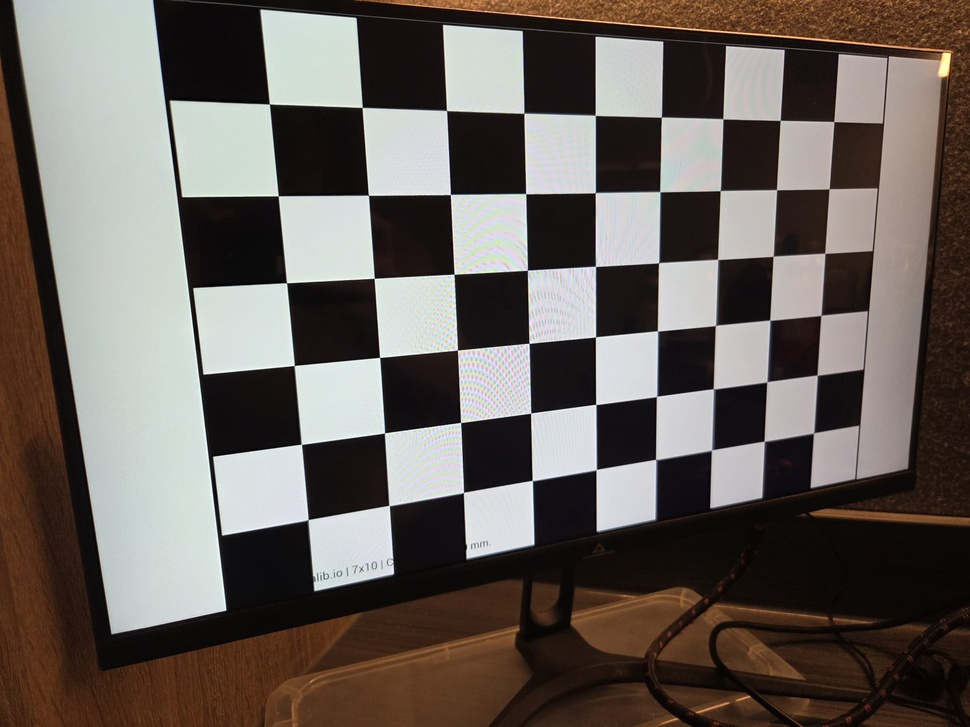
#> input picture coursework2_ dataset/FD/without_object/FD_without_object_01.jpeg, 970 x 727 px, shrunk from 2000 x 1500 before the run; its folder holds only this picture in this run
$ python Task3_calibration.py
#> lines starting #> are read from the running program, lines starting #| are printed output that depends on the picture; after the words box and inside, x2 and y2 are one past the last pixel; in counts of white or black regions, pixels touching at a corner belong together; long printed decimals are rounded
import cv2
import numpy as np
import glob
import os
import matplotlib.pyplot as plt

# -------------------------
# SETTINGS
# -------------------------

# Path to checkerboard images (use WITHOUT object images ideally)
image_folder = "../dataset/FD/without_object/*.jpeg"

# Checkerboard size (number of inner corners)
CHECKERBOARD = (9,6)   # change if your grid is different

# Square size (optional, only affects scale)
square_size = 1.0


# -------------------------
# PREPARE OBJECT POINTS
# -------------------------

objp = np.zeros((CHECKERBOARD[0]*CHECKERBOARD[1],3), np.float32)
objp[:,:2] = np.mgrid[0:CHECKERBOARD[0],0:CHECKERBOARD[1]].T.reshape(-1,2)
objp *= square_size

objpoints = []
imgpoints = []

images = glob.glob(image_folder)

print(f"Found {len(images)} calibration images")


# -------------------------
# DETECT CHECKERBOARD
# -------------------------

for fname in images:

    img = cv2.imread(fname)
#> img is the input picture: shape (727, 970, 3); mean B, G, R 91.7, 97, 104.6
    gray = cv2.cvtColor(img, cv2.COLOR_BGR2GRAY)
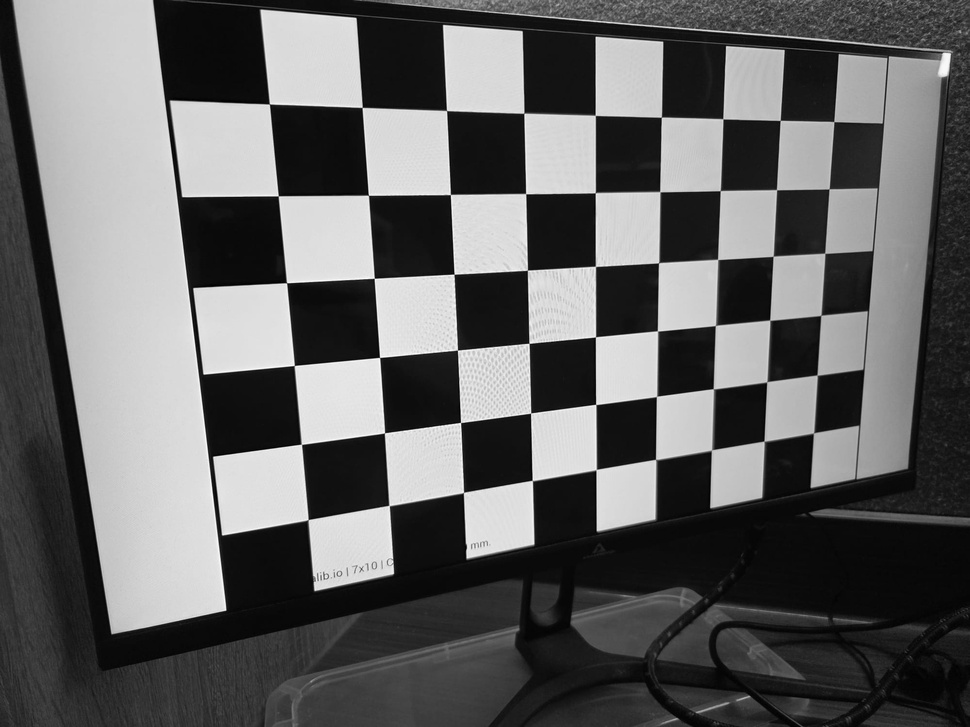
#> gray: shape (727, 970); min 0, max 255, mean 98.6

    ret, corners = cv2.findChessboardCorners(gray, CHECKERBOARD, None)
#> ret = True; corners = 54 rows, first 8: [269.2, 103.9], [362.1, 107.2], [446.6, 110.5], [524, 113], [594.8, 114.8], [658, 121], [727, 122], [779.7, 120.7]

    if ret:

        objpoints.append(objp)
        imgpoints.append(corners)

        # draw corners for visualization
        cv2.drawChessboardCorners(img, CHECKERBOARD, corners, ret)
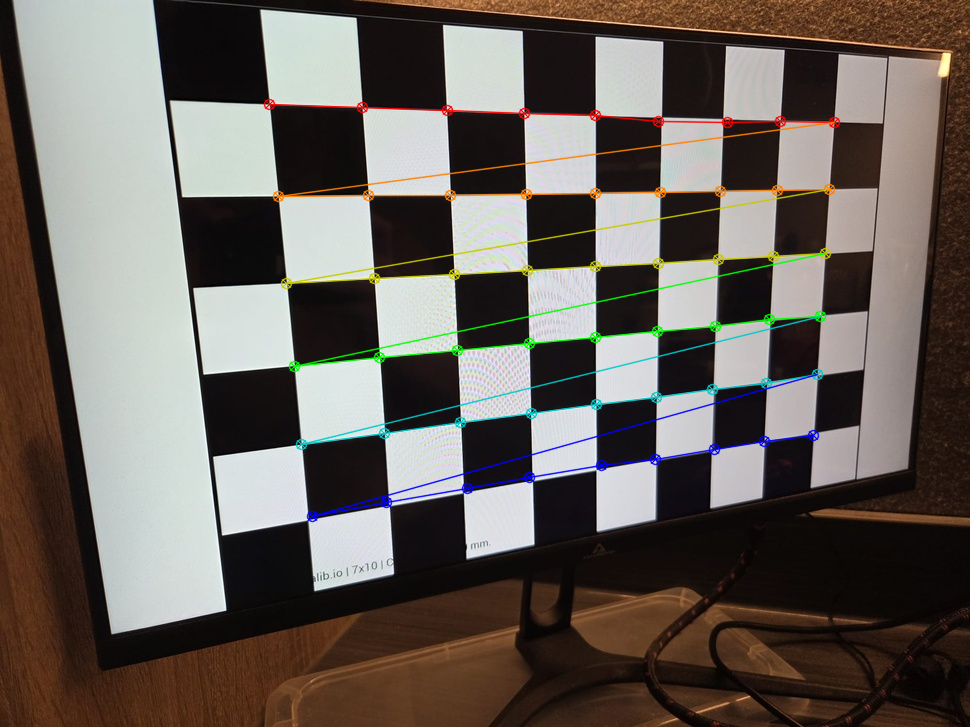
#> img: shape (727, 970, 3); 3.1% of pixels changed, all inside (x1, y1, x2, y2) = (263, 98, 841, 523)

        plt.figure(figsize=(6,6))
        plt.imshow(cv2.cvtColor(img, cv2.COLOR_BGR2RGB))
        plt.title("Detected Checkerboard")
        plt.axis("off")
        plt.show()

print(f"Valid checkerboard detections: {len(objpoints)}")


# -------------------------
# CALIBRATE CAMERA
# -------------------------

ret, camera_matrix, dist_coeffs, rvecs, tvecs = cv2.calibrateCamera(
    objpoints, imgpoints, gray.shape[::-1], None, None
)
#> ret = 1.79; camera_matrix = [[729.4, 0, 532], [0, 700, 372.2], [0, 0, 1]]; dist_coeffs = [[0.166, -1.03, -0.00207, 0.00519, 2.17]]; rvecs = ([0.205, -0.403, -0.066],); tvecs = ([-2.86, -3.02, 7.99],)

print("\nCamera Matrix:")
print(camera_matrix)
#| [[729.358    0.         532.049]
#|  [  0.         699.985 372.174]
#|  [  0.           0.           1.        ]]

print("\nDistortion Coefficients:")
print(dist_coeffs)
#| [[ 1.65843143e-01 -1.03047934e+00 -2.06604251e-03  5.19165147e-03
#|    2.16659610e+00]]


# -------------------------
# UNDISTORT EXAMPLE IMAGE
# -------------------------

test_img = cv2.imread(images[0])
h, w = test_img.shape[:2]
#> h = 727; w = 970

newcameramtx, roi = cv2.getOptimalNewCameraMatrix(
    camera_matrix, dist_coeffs, (w,h), 1, (w,h)
)
#> newcameramtx = [[766.5, 0, 523.6], [0, 708.1, 370.7], [0, 0, 1]]; roi = (157, 126, 762, 491)

undistorted = cv2.undistort(test_img, camera_matrix, dist_coeffs, None, newcameramtx)
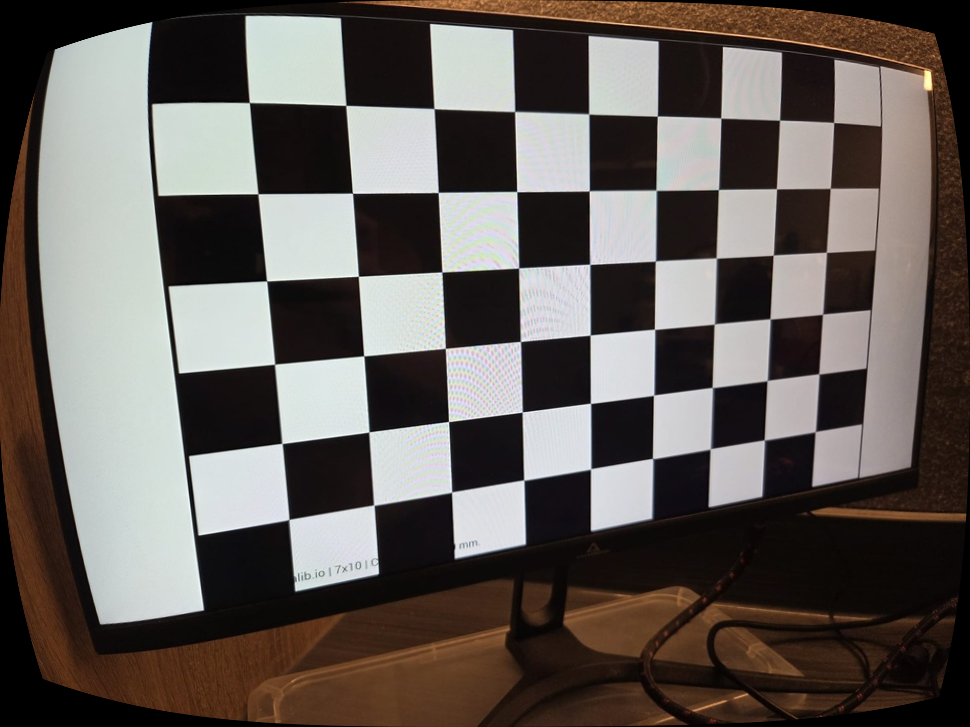
#> undistorted: shape (727, 970, 3); mean B, G, R 88.4, 92.9, 99.4

# Show comparison
plt.figure(figsize=(12,5))

plt.subplot(1,2,1)
plt.imshow(cv2.cvtColor(test_img, cv2.COLOR_BGR2RGB))
plt.title("Original Image")
plt.axis("off")

plt.subplot(1,2,2)
plt.imshow(cv2.cvtColor(undistorted, cv2.COLOR_BGR2RGB))
plt.title("Undistorted Image")
plt.axis("off")

plt.tight_layout()
plt.show()
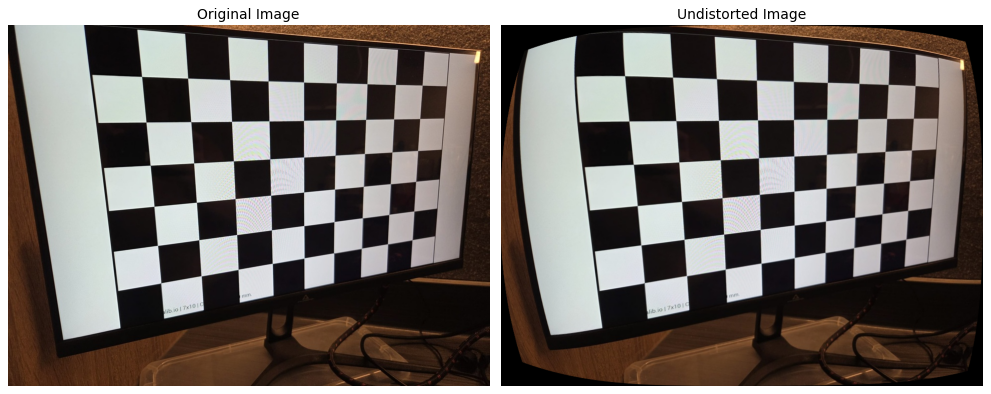
#> figure drawn by matplotlib, 2 panels

$ run again, on coursework2_ dataset/FD/without_object/FD_without_object_05.jpeg
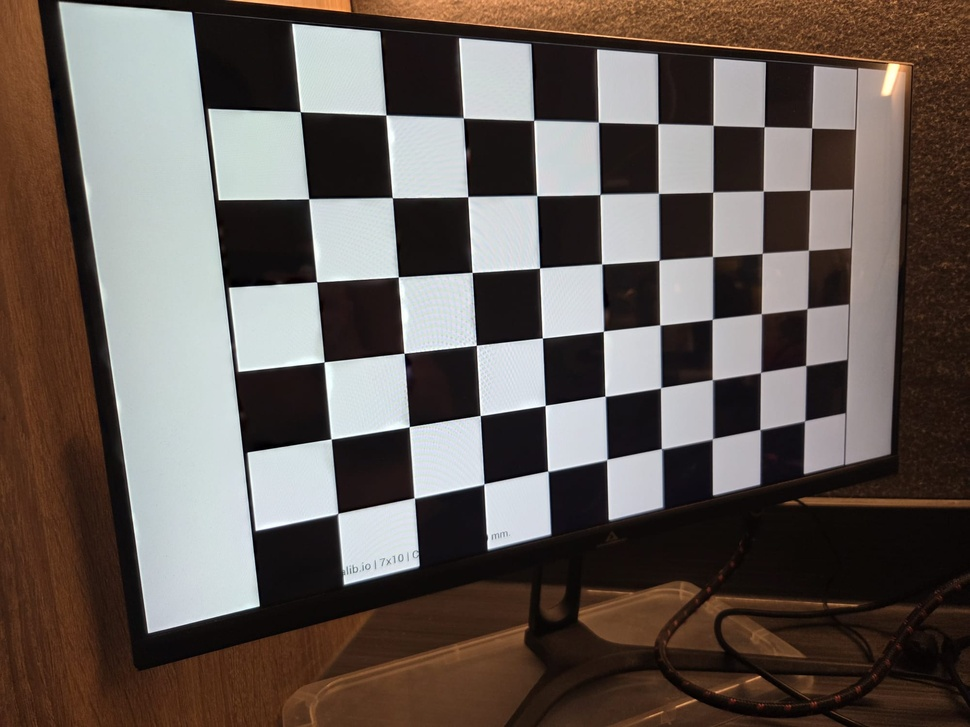
#> input picture coursework2_ dataset/FD/without_object/FD_without_object_05.jpeg, 970 x 727 px, shrunk from 2000 x 1500 before the run
#> img is the input picture: shape (727, 970, 3); mean B, G, R 86.6, 91.9, 101.5
#> `ret, corners = cv2.findChessboardCorners(gray, CHECKERBOARD, None)`: ret = True; corners = 54 rows, first 8: [300.5, 111.9], [380, 120], [470, 124], [529, 126], [605, 128], [658.5, 123.4], [713.6, 125.7], [764.5, 126.3]
#> `cv2.drawChessboardCorners(img, CHECKERBOARD, corners, ret)`:
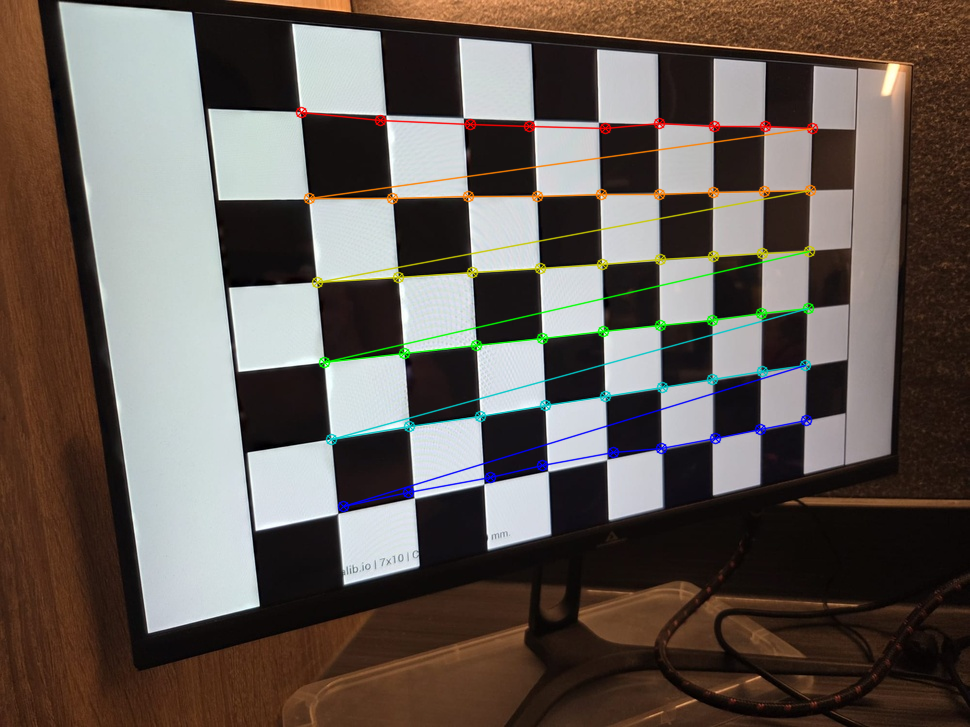
#> img: shape (727, 970, 3); 2.89% of pixels changed, all inside (x1, y1, x2, y2) = (295, 106, 819, 513)
#> `ret, camera_matrix, dist_coeffs, rvecs, tvecs = cv2.calibrateCamera( o..`: ret = 3.04; camera_matrix = [[556.1, 0, 478.2], [0, 543.6, 324.6], [0, 0, 1]]; dist_coeffs = [[-0.128, 0.602, -0.00902, -0.00706, -0.727]]; rvecs = ([0.11, -0.32, -0.0746],); tvecs = ([-2.08, -2.51, 6.56],)
#| [[556.081     0.         478.224]
#|  [  0.         543.595 324.553]
#|  [  0.           0.           1.        ]]
#| [[-0.1276  0.6015 -0.009018 -0.007055 -0.7268]]
#> newcameramtx = [[334, 0, 674.2], [0, 524.2, 313], [0, 0, 1]]; roi = (387, 6, 582, 694)
#> `plt.show()`:
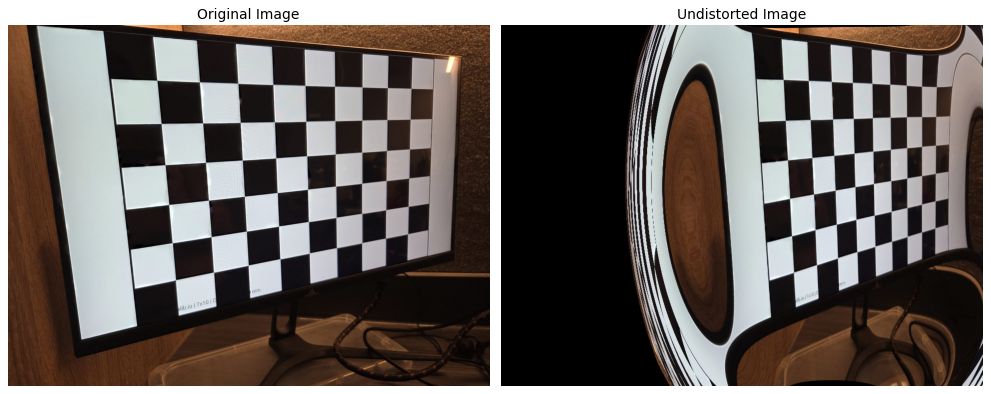
#> figure drawn by matplotlib, 2 panels

$ run again, on coursework2_ dataset/FD/without_object/FD_without_object_06.jpeg
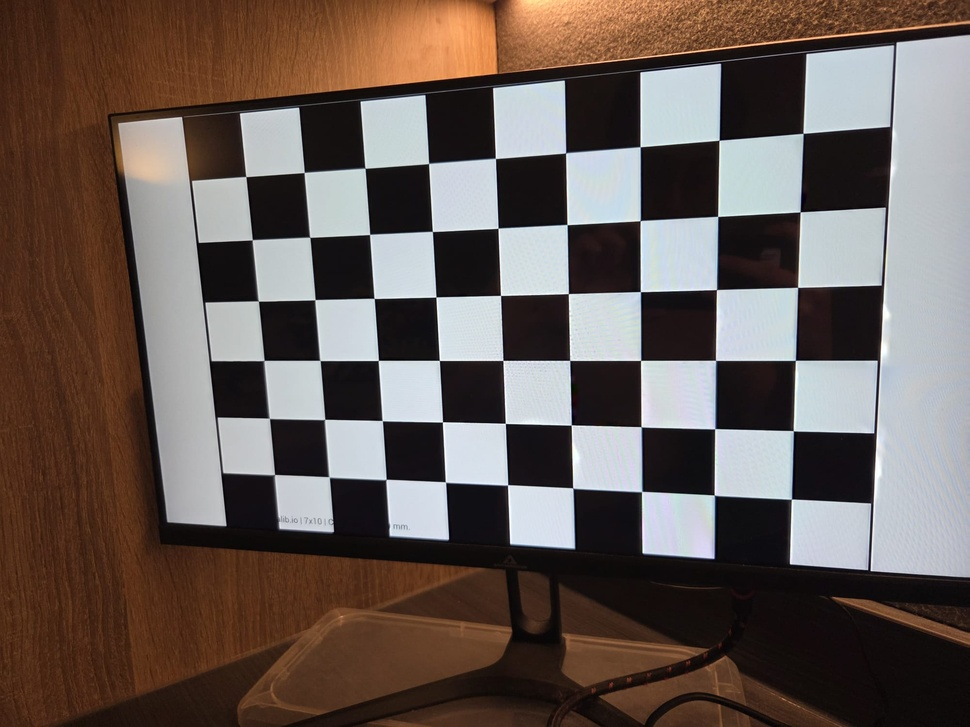
#> input picture coursework2_ dataset/FD/without_object/FD_without_object_06.jpeg, 970 x 727 px, shrunk from 2000 x 1500 before the run
#> img is the input picture: shape (727, 970, 3); mean B, G, R 86.4, 92.1, 104.3
#> `ret, corners = cv2.findChessboardCorners(gray, CHECKERBOARD, None)`: ret = True; corners = 54 rows, first 8: [249, 180], [304.3, 172.3], [365.1, 168.1], [428.9, 163], [495.4, 158.3], [565.8, 152.7], [640.2, 147], [719.4, 139.8]
#> `cv2.drawChessboardCorners(img, CHECKERBOARD, corners, ret)`:
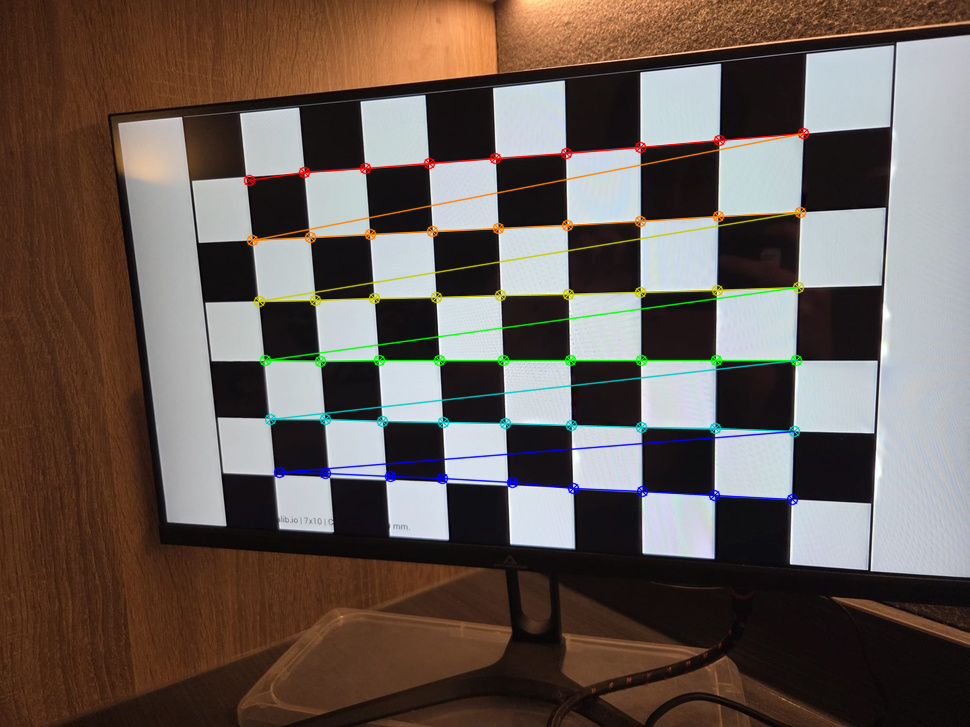
#> img: shape (727, 970, 3); 3.11% of pixels changed, all inside (x1, y1, x2, y2) = (243, 127, 810, 506)
#> `ret, camera_matrix, dist_coeffs, rvecs, tvecs = cv2.calibrateCamera( o..`: ret = 1.48; camera_matrix = [[536, 0, 562.3], [0, 503.4, 363.5], [0, 0, 1]]; dist_coeffs = [[-0.033, 0.335, -0.00162, -0.00121, -0.593]]; rvecs = ([0.123, 0.209, -0.0104],); tvecs = ([-4.85, -3.04, 8.3],)
#| [[536.009    0.         562.334]
#|  [  0.         503.430 363.481]
#|  [  0.           0.           1.        ]]
#| [[-0.03299  0.3351 -0.001619 -0.001209 -0.5929]]
#> newcameramtx = [[522.3, 0, 548], [0, 434.3, 356.3], [0, 0, 1]]; roi = (0, 43, 944, 626)
#> `plt.show()`:
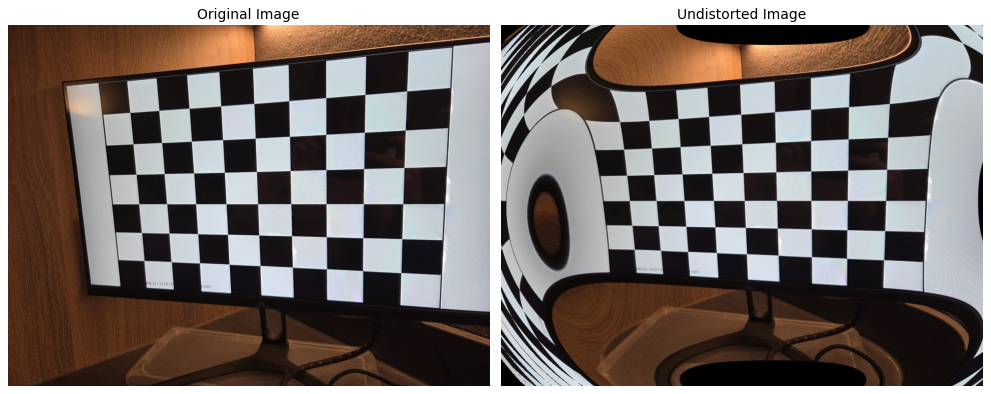
#> figure drawn by matplotlib, 2 panels
